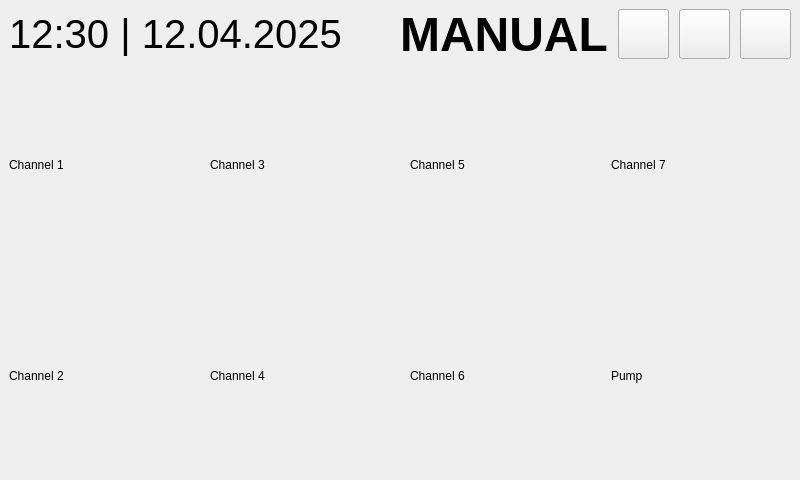
<?xml version="1.0" encoding="UTF-8"?>
<ui version="4.0">
 <class>ManualWindow</class>
 <widget class="QMainWindow" name="ManualWindow">
  <property name="geometry">
   <rect>
    <x>0</x>
    <y>0</y>
    <width>800</width>
    <height>480</height>
   </rect>
  </property>
  <property name="sizePolicy">
   <sizepolicy hsizetype="Fixed" vsizetype="Fixed">
    <horstretch>0</horstretch>
    <verstretch>0</verstretch>
   </sizepolicy>
  </property>
  <property name="minimumSize">
   <size>
    <width>800</width>
    <height>480</height>
   </size>
  </property>
  <property name="maximumSize">
   <size>
    <width>800</width>
    <height>480</height>
   </size>
  </property>
  <property name="windowTitle">
   <string>ManualWindow</string>
  </property>
  <property name="styleSheet">
   <string notr="true"/>
  </property>
  <widget class="QWidget" name="centralwidget">
   <property name="styleSheet">
    <string notr="true"/>
   </property>
   <layout class="QHBoxLayout" name="horizontalLayout">
    <property name="spacing">
     <number>0</number>
    </property>
    <item>
     <layout class="QVBoxLayout" name="mainLayout">
      <property name="spacing">
       <number>0</number>
      </property>
      <item>
       <layout class="QHBoxLayout" name="topBar">
        <item>
         <layout class="QHBoxLayout" name="topLeftLayout">
          <property name="spacing">
           <number>10</number>
          </property>
          <item>
           <widget class="QLabel" name="date_time_label">
            <property name="minimumSize">
             <size>
              <width>250</width>
              <height>50</height>
             </size>
            </property>
            <property name="styleSheet">
             <string notr="true">font-size: 30pt;</string>
            </property>
            <property name="text">
             <string>12:30 | 12.04.2025</string>
            </property>
            <property name="alignment">
             <set>Qt::AlignmentFlag::AlignCenter</set>
            </property>
           </widget>
          </item>
          <item>
           <widget class="QLabel" name="wifi_status_icon">
            <property name="minimumSize">
             <size>
              <width>0</width>
              <height>50</height>
             </size>
            </property>
            <property name="text">
             <string/>
            </property>
            <property name="pixmap">
             <pixmap resource="IconsResource.qrc">:/icons/icons8-wifi-off-48.png</pixmap>
            </property>
            <property name="alignment">
             <set>Qt::AlignmentFlag::AlignCenter</set>
            </property>
           </widget>
          </item>
         </layout>
        </item>
        <item>
         <layout class="QHBoxLayout" name="topRightLayout">
          <property name="spacing">
           <number>10</number>
          </property>
          <item>
           <widget class="QLabel" name="label">
            <property name="minimumSize">
             <size>
              <width>200</width>
              <height>50</height>
             </size>
            </property>
            <property name="font">
             <font>
              <pointsize>36</pointsize>
              <bold>true</bold>
             </font>
            </property>
            <property name="text">
             <string>MANUAL</string>
            </property>
            <property name="alignment">
             <set>Qt::AlignmentFlag::AlignCenter</set>
            </property>
            <property name="class" stdset="0">
             <string>manualModeLabel</string>
            </property>
           </widget>
          </item>
          <item>
           <widget class="QPushButton" name="auto_mode_btn">
            <property name="minimumSize">
             <size>
              <width>50</width>
              <height>50</height>
             </size>
            </property>
            <property name="text">
             <string/>
            </property>
            <property name="icon">
             <iconset resource="IconsResource.qrc">
              <normaloff>:/icons/icons8-auto-48.png</normaloff>:/icons/icons8-auto-48.png</iconset>
            </property>
            <property name="iconSize">
             <size>
              <width>48</width>
              <height>48</height>
             </size>
            </property>
            <property name="class" stdset="0">
             <string>topBarButton</string>
            </property>
           </widget>
          </item>
          <item>
           <widget class="QPushButton" name="schedule_btn">
            <property name="minimumSize">
             <size>
              <width>50</width>
              <height>50</height>
             </size>
            </property>
            <property name="text">
             <string/>
            </property>
            <property name="icon">
             <iconset resource="IconsResource.qrc">
              <normaloff>:/icons/icons8-time-48.png</normaloff>:/icons/icons8-time-48.png</iconset>
            </property>
            <property name="iconSize">
             <size>
              <width>48</width>
              <height>48</height>
             </size>
            </property>
            <property name="class" stdset="0">
             <string>topBarButton</string>
            </property>
           </widget>
          </item>
          <item>
           <widget class="QPushButton" name="settings_btn">
            <property name="minimumSize">
             <size>
              <width>50</width>
              <height>50</height>
             </size>
            </property>
            <property name="text">
             <string/>
            </property>
            <property name="icon">
             <iconset resource="IconsResource.qrc">
              <normaloff>:/icons/icons8-settings-48.png</normaloff>:/icons/icons8-settings-48.png</iconset>
            </property>
            <property name="iconSize">
             <size>
              <width>49</width>
              <height>48</height>
             </size>
            </property>
            <property name="class" stdset="0">
             <string>topBarButton</string>
            </property>
           </widget>
          </item>
         </layout>
        </item>
       </layout>
      </item>
      <item>
       <layout class="QGridLayout" name="channelsGrid">
        <property name="topMargin">
         <number>10</number>
        </property>
        <property name="spacing">
         <number>20</number>
        </property>
        <item row="0" column="0">
         <widget class="QWidget" name="channel_tile_1" native="true">
          <property name="minimumSize">
           <size>
            <width>180</width>
            <height>180</height>
           </size>
          </property>
          <layout class="QVBoxLayout" name="verticalLayout_1">
           <property name="spacing">
            <number>0</number>
           </property>
           <property name="leftMargin">
            <number>0</number>
           </property>
           <property name="topMargin">
            <number>0</number>
           </property>
           <property name="rightMargin">
            <number>0</number>
           </property>
           <property name="bottomMargin">
            <number>0</number>
           </property>
           <item>
            <widget class="QLabel" name="name_label_1">
             <property name="sizePolicy">
              <sizepolicy hsizetype="Minimum" vsizetype="Minimum">
               <horstretch>0</horstretch>
               <verstretch>0</verstretch>
              </sizepolicy>
             </property>
             <property name="text">
              <string>Channel 1</string>
             </property>
             <property name="class" stdset="0">
              <string>channelTileLabel</string>
             </property>
            </widget>
           </item>
          </layout>
         </widget>
        </item>
        <item row="1" column="0">
         <widget class="QWidget" name="channel_tile_2" native="true">
          <property name="minimumSize">
           <size>
            <width>180</width>
            <height>180</height>
           </size>
          </property>
          <layout class="QVBoxLayout" name="verticalLayout_2">
           <property name="spacing">
            <number>0</number>
           </property>
           <property name="leftMargin">
            <number>0</number>
           </property>
           <property name="topMargin">
            <number>0</number>
           </property>
           <property name="rightMargin">
            <number>0</number>
           </property>
           <property name="bottomMargin">
            <number>0</number>
           </property>
           <item>
            <widget class="QLabel" name="name_label_2">
             <property name="sizePolicy">
              <sizepolicy hsizetype="Minimum" vsizetype="Minimum">
               <horstretch>0</horstretch>
               <verstretch>0</verstretch>
              </sizepolicy>
             </property>
             <property name="text">
              <string>Channel 2</string>
             </property>
             <property name="class" stdset="0">
              <string>channelTileLabel</string>
             </property>
            </widget>
           </item>
          </layout>
         </widget>
        </item>
        <item row="0" column="1">
         <widget class="QWidget" name="channel_tile_3" native="true">
          <property name="minimumSize">
           <size>
            <width>180</width>
            <height>180</height>
           </size>
          </property>
          <layout class="QVBoxLayout" name="verticalLayout_3">
           <property name="spacing">
            <number>0</number>
           </property>
           <property name="leftMargin">
            <number>0</number>
           </property>
           <property name="topMargin">
            <number>0</number>
           </property>
           <property name="rightMargin">
            <number>0</number>
           </property>
           <property name="bottomMargin">
            <number>0</number>
           </property>
           <item>
            <widget class="QLabel" name="name_label_3">
             <property name="sizePolicy">
              <sizepolicy hsizetype="Minimum" vsizetype="Minimum">
               <horstretch>0</horstretch>
               <verstretch>0</verstretch>
              </sizepolicy>
             </property>
             <property name="text">
              <string>Channel 3</string>
             </property>
             <property name="class" stdset="0">
              <string>channelTileLabel</string>
             </property>
            </widget>
           </item>
          </layout>
         </widget>
        </item>
        <item row="1" column="1">
         <widget class="QWidget" name="channel_tile_4" native="true">
          <property name="minimumSize">
           <size>
            <width>180</width>
            <height>180</height>
           </size>
          </property>
          <layout class="QVBoxLayout" name="verticalLayout_4">
           <property name="spacing">
            <number>0</number>
           </property>
           <property name="leftMargin">
            <number>0</number>
           </property>
           <property name="topMargin">
            <number>0</number>
           </property>
           <property name="rightMargin">
            <number>0</number>
           </property>
           <property name="bottomMargin">
            <number>0</number>
           </property>
           <item>
            <widget class="QLabel" name="name_label_4">
             <property name="sizePolicy">
              <sizepolicy hsizetype="Minimum" vsizetype="Minimum">
               <horstretch>0</horstretch>
               <verstretch>0</verstretch>
              </sizepolicy>
             </property>
             <property name="text">
              <string>Channel 4</string>
             </property>
             <property name="class" stdset="0">
              <string>channelTileLabel</string>
             </property>
            </widget>
           </item>
          </layout>
         </widget>
        </item>
        <item row="0" column="2">
         <widget class="QWidget" name="channel_tile_5" native="true">
          <property name="minimumSize">
           <size>
            <width>180</width>
            <height>180</height>
           </size>
          </property>
          <layout class="QVBoxLayout" name="verticalLayout_5">
           <property name="spacing">
            <number>0</number>
           </property>
           <property name="leftMargin">
            <number>0</number>
           </property>
           <property name="topMargin">
            <number>0</number>
           </property>
           <property name="rightMargin">
            <number>0</number>
           </property>
           <property name="bottomMargin">
            <number>0</number>
           </property>
           <item>
            <widget class="QLabel" name="name_label_5">
             <property name="sizePolicy">
              <sizepolicy hsizetype="Minimum" vsizetype="Minimum">
               <horstretch>0</horstretch>
               <verstretch>0</verstretch>
              </sizepolicy>
             </property>
             <property name="text">
              <string>Channel 5</string>
             </property>
             <property name="class" stdset="0">
              <string>channelTileLabel</string>
             </property>
            </widget>
           </item>
          </layout>
         </widget>
        </item>
        <item row="1" column="2">
         <widget class="QWidget" name="channel_tile_6" native="true">
          <property name="minimumSize">
           <size>
            <width>180</width>
            <height>170</height>
           </size>
          </property>
          <layout class="QVBoxLayout" name="verticalLayout_6">
           <property name="spacing">
            <number>0</number>
           </property>
           <property name="leftMargin">
            <number>0</number>
           </property>
           <property name="topMargin">
            <number>0</number>
           </property>
           <property name="rightMargin">
            <number>0</number>
           </property>
           <property name="bottomMargin">
            <number>0</number>
           </property>
           <item>
            <widget class="QLabel" name="name_label_6">
             <property name="sizePolicy">
              <sizepolicy hsizetype="Minimum" vsizetype="Minimum">
               <horstretch>0</horstretch>
               <verstretch>0</verstretch>
              </sizepolicy>
             </property>
             <property name="text">
              <string>Channel 6</string>
             </property>
             <property name="class" stdset="0">
              <string>channelTileLabel</string>
             </property>
            </widget>
           </item>
          </layout>
         </widget>
        </item>
        <item row="0" column="3">
         <widget class="QWidget" name="channel_tile_7" native="true">
          <property name="minimumSize">
           <size>
            <width>180</width>
            <height>180</height>
           </size>
          </property>
          <layout class="QVBoxLayout" name="verticalLayout_7">
           <property name="spacing">
            <number>0</number>
           </property>
           <property name="leftMargin">
            <number>0</number>
           </property>
           <property name="topMargin">
            <number>0</number>
           </property>
           <property name="rightMargin">
            <number>0</number>
           </property>
           <property name="bottomMargin">
            <number>0</number>
           </property>
           <item>
            <widget class="QLabel" name="name_label_7">
             <property name="sizePolicy">
              <sizepolicy hsizetype="Minimum" vsizetype="Minimum">
               <horstretch>0</horstretch>
               <verstretch>0</verstretch>
              </sizepolicy>
             </property>
             <property name="text">
              <string>Channel 7</string>
             </property>
             <property name="class" stdset="0">
              <string>channelTileLabel</string>
             </property>
            </widget>
           </item>
          </layout>
         </widget>
        </item>
        <item row="1" column="3">
         <widget class="QWidget" name="pump_channel_tile" native="true">
          <property name="minimumSize">
           <size>
            <width>170</width>
            <height>170</height>
           </size>
          </property>
          <layout class="QVBoxLayout" name="verticalLayout_8">
           <property name="spacing">
            <number>0</number>
           </property>
           <property name="leftMargin">
            <number>0</number>
           </property>
           <property name="topMargin">
            <number>0</number>
           </property>
           <property name="rightMargin">
            <number>0</number>
           </property>
           <property name="bottomMargin">
            <number>0</number>
           </property>
           <item>
            <widget class="QLabel" name="pump_name_label">
             <property name="sizePolicy">
              <sizepolicy hsizetype="Minimum" vsizetype="Minimum">
               <horstretch>0</horstretch>
               <verstretch>0</verstretch>
              </sizepolicy>
             </property>
             <property name="text">
              <string>Pump</string>
             </property>
             <property name="class" stdset="0">
              <string>channelTileLabel</string>
             </property>
            </widget>
           </item>
          </layout>
         </widget>
        </item>
       </layout>
      </item>
     </layout>
    </item>
   </layout>
  </widget>
 </widget>
 <resources>
  <include location="IconsResource.qrc"/>
 </resources>
 <connections/>
</ui>
